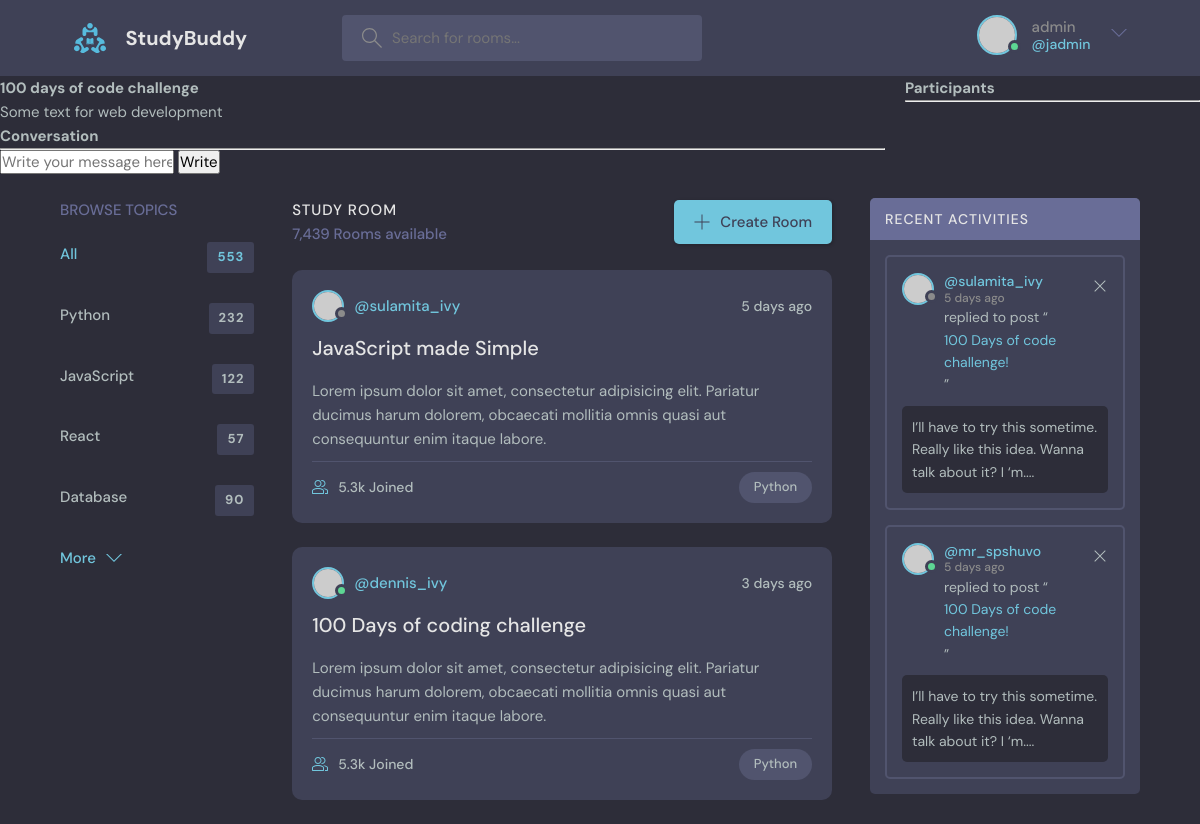
The page /room/2 (signed in) on the database as committed earlier.
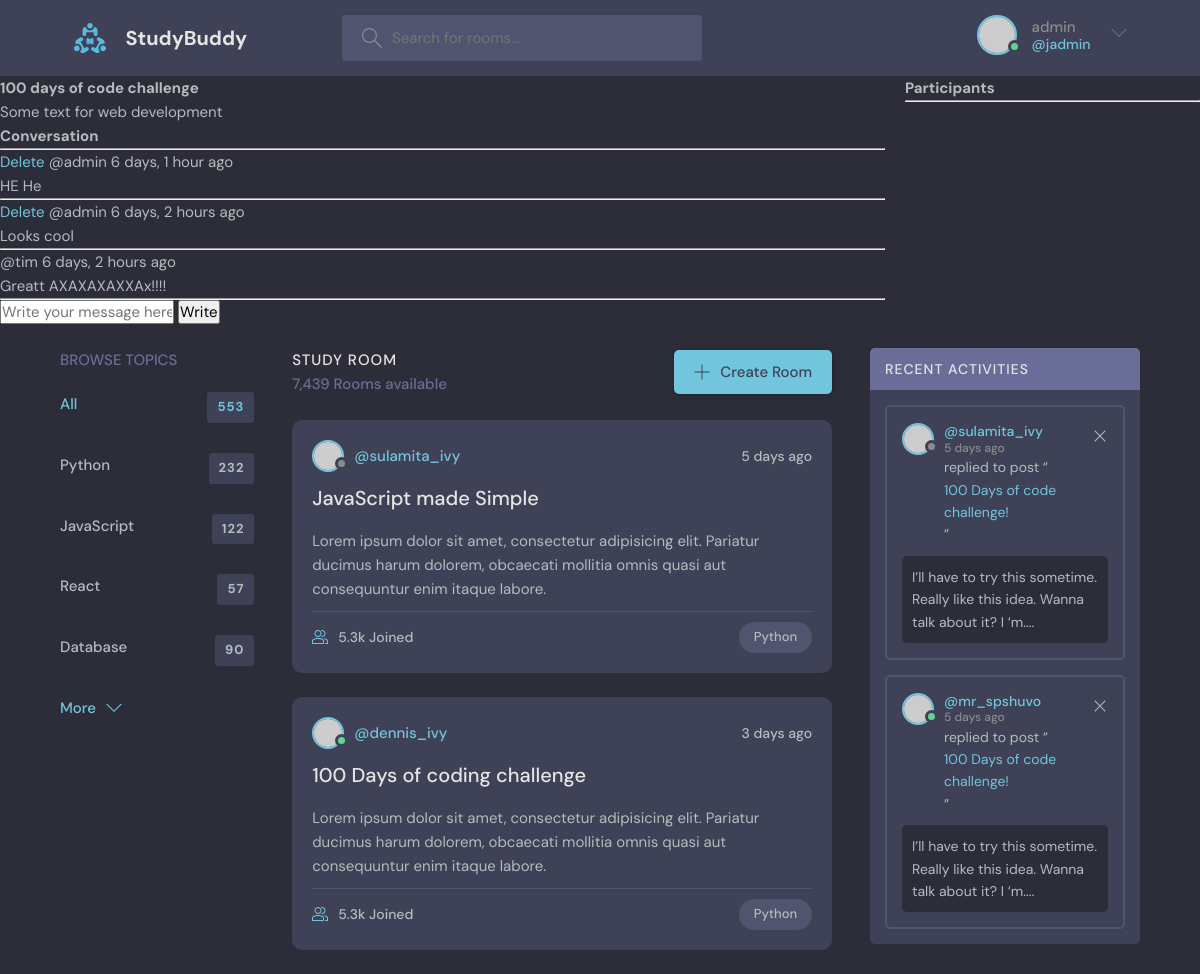
The same page on the database as committed later.
### base/models.py (models this page shows, shortened)
class Message(models.Model):
    user = models.ForeignKey(User,on_delete=models.CASCADE)
    room = models.ForeignKey(Room,on_delete=models.CASCADE)
    body = models.TextField()
    updated = models.DateTimeField(auto_now=True)
    created = models.DateTimeField(auto_now_add=True)
    class Meta:
        ordering = ['-updated','-created']

### base/views.py (the view, shortened to what this page needs)
# urls.py: path('room/<str:pk>', views.room, name='room'),
def room(request,pk):
    room = Room.objects.get(pk=pk)
    room_messages = room.message_set.all()
    context = {'room':room , 'room_messages':room_messages}
    return render(request, 'base/room.html' ,context)

### base/templates/base/room.html (shortened to what this page needs)
{% extends "main.html" %}
{% block content %}
<div class="room-container">
  <div>
    <b><h1>{{room.name}}</h1></b>
    <p>{{room.description}}</p>
    <div class="comment-wrapper">
      <h3>Conversation</h3>
      <hr />
      {% for message in room_messages %}
      <div>
        {% if request.user == message.user %}
        <a href="{% url 'delete-message' message.id %}">Delete</a>
        {% endif %}
        <small>@{{message.user}} {{message.created|timesince }} ago</small>
        <p>{{message.body}}</p>
        <hr />
      </div>
      {% endfor %}
    </div>
    {% if request.user.is_authenticated %}
    <div class="comment-form">
      <form action="" method="POST">
        <input type="text" name="body" placeholder="Write your message here" />
        <input type="submit" value="Write" />
      </form>
    </div>
    {% endif %}
  </div>
  <div>
    <h3>Participants</h3>
    <hr>
  </div>
</div>
{% endblock content %}

Rows that differ between the two databases and show on the page:
added Message: shows "Delete", user "admin", created "6 days, 1 hour", body "HE He"
added Message: shows "Delete", user "admin", created "6 days, 2 hours", body "Looks cool"
added Message: user "tim", created "6 days, 2 hours", body "Greatt AXAXAXAXXAx!!!!"
